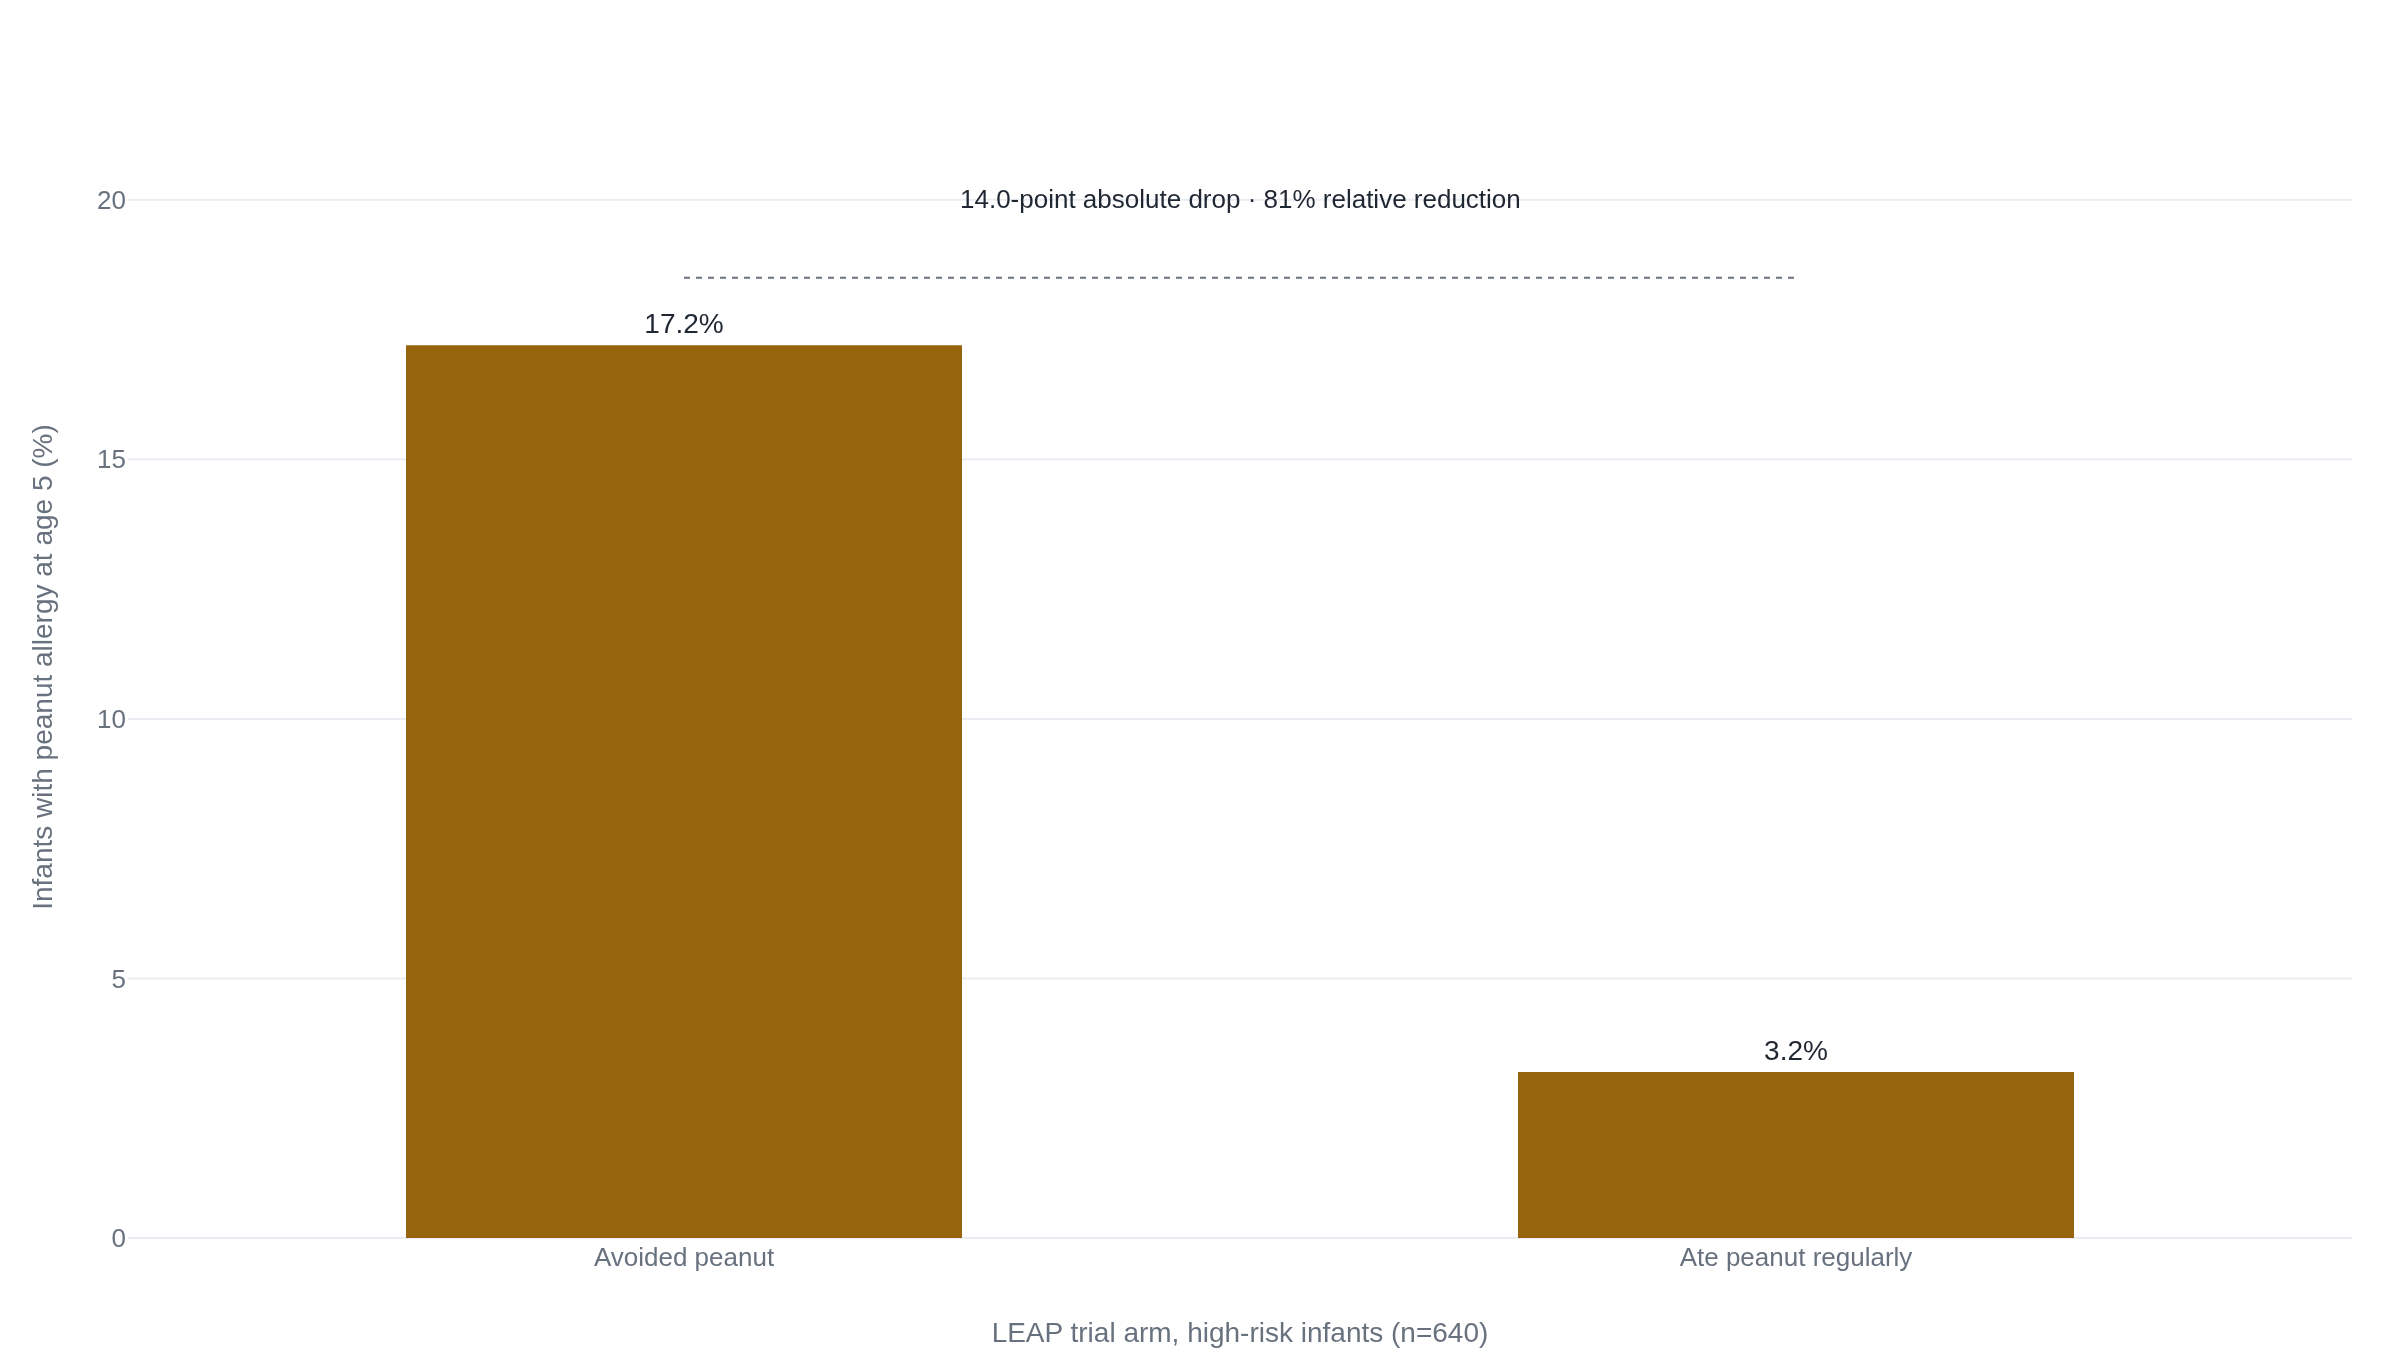

Write the Python code that produced this figure.
# Chart 1: LEAP trial, peanut allergy at 60 months, intention-to-treat.
# Avoidance-arm and consumption-arm incidence are the trial's own reported
# rates (Du Toit et al., NEJM 2015, this article's source 1). The 81%
# relative-risk-reduction and 14.0-point absolute-risk-reduction annotations
# are computed from those two literals only: RRR = (17.2-3.2)/17.2, ARR =
# 17.2-3.2. No number here comes from any source but the trial itself.
import plotly.graph_objects as go

arms = ["Avoided peanut", "Ate peanut regularly"]
peanut_allergy_pct = [17.2, 3.2]

fig = go.Figure()
fig.add_trace(
    go.Bar(
        name="Peanut allergy at age 5",
        x=arms,
        y=peanut_allergy_pct,
        text=["17.2%", "3.2%"],
        textposition="outside",
        width=0.5,
    )
)

fig.update_layout(
    yaxis=dict(title="Infants with peanut allergy at age 5 (%)", range=[0, 22]),
    xaxis_title="LEAP trial arm, high-risk infants (n=640)",
    showlegend=False,
)

fig.add_annotation(
    x=0.5,
    y=20,
    xref="x",
    yref="y",
    text="14.0-point absolute drop · 81% relative reduction",
    showarrow=False,
    font=dict(size=13),
)
fig.add_shape(
    type="line",
    x0=0,
    x1=1,
    y0=18.5,
    y1=18.5,
    line=dict(color="#68727f", width=1, dash="dot"),
)
